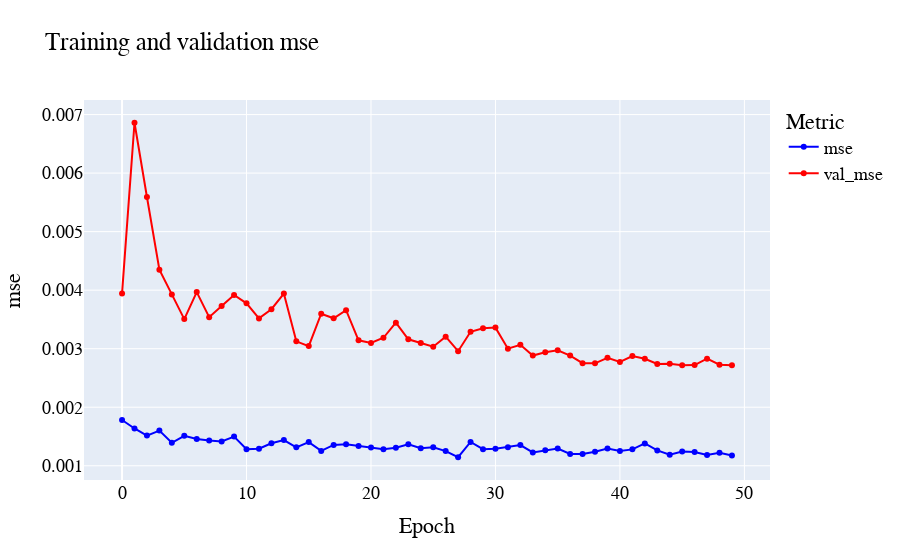

Notebook source saved alongside this figure:
### Code cell
training_figs_dict['mse'].show()
